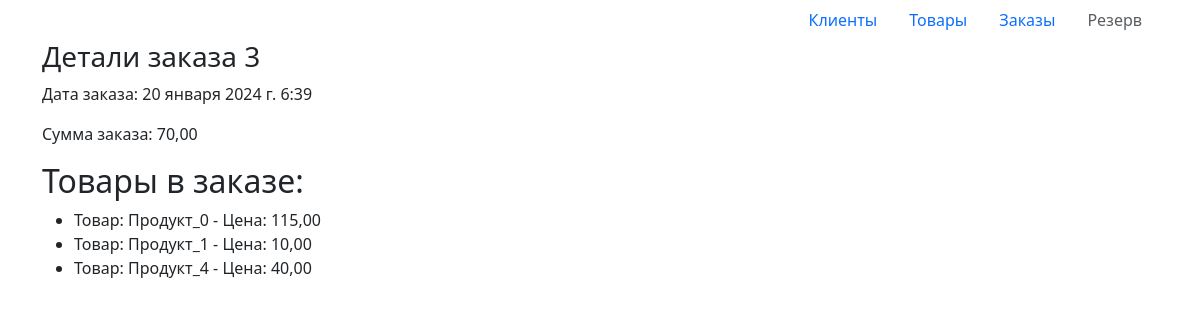
Before: /order_detail/3/ with the older database file.
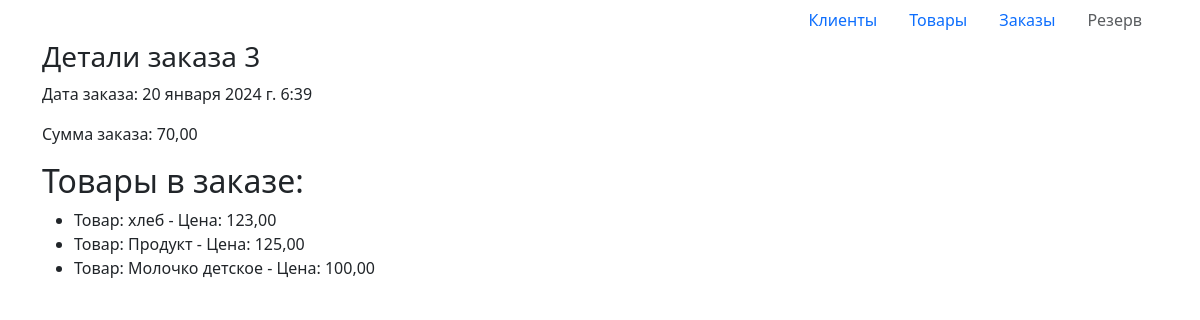
After: the same page with the newer database file.
### gb_hw/models.py (models this page shows, shortened)
class Product(models.Model):
    product_name = models.CharField(max_length=200, null=True)
    description = models.CharField(max_length=200, null=True)
    price = models.DecimalField(max_digits=8, decimal_places=2)
    count = models.IntegerField()
    date_added = models.DateTimeField(auto_now_add=True)
    image = models.ImageField(upload_to='products/', default="products/")

### gb_hw/views.py (the view)
# urls.py: path('order_detail/<int:order>/', OrderDetail.as_view(), name='order_detail'),
class OrderDetail(View):
    def get(self, request, order):
        orders = Order.objects.filter(pk=order)
        for i in orders:
            order_products = i.product.all()
            context = {
                'order': i,
                'order_products': order_products
            }
        return render(request, 'gb_hw/order_detail.html', context)

### gb_hw/templates/gb_hw/order_detail.html (shortened to what this page needs)
{% extends 'gb_hw/base.html' %}
{% block content %}
<div class="container">
   <h3>Детали заказа {{ order.id }}</h3>
    <p>Дата заказа: {{ order.date_ordered }}</p>
    <p>Сумма заказа: {{ order.total }}</p>
    <h2>Товары в заказе:</h2>
    <ul>
        {% for product in order_products %}
            <li> Товар: {{ product.product_name }} - Цена: {{ product.price }}</li>
        {% endfor %}
    </ul>
</div>
{% endblock %}

Changed rows visible on the page:
changed Product: product_name "Продукт_0" → "хлеб"; price "115,00" → "123,00"
changed Product: product_name "Продукт_1" → "Продукт"; price "10,00" → "125,00"
changed Product: product_name "Продукт_4" → "Молочко детское"; price "40,00" → "100,00"
